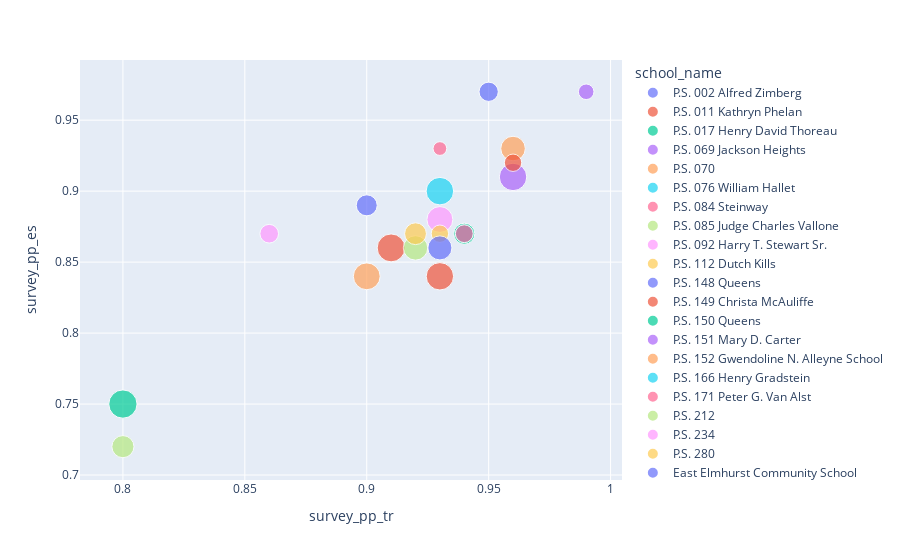

The code cell stored with this chart in its notebook:
### Markdown cell above
Trust (Percent Positive) vs. Effective School Leadership (Percent Positive)

### Code cell
fig = px.scatter(district30elementary, x="survey_pp_tr", y="survey_pp_es", size='enrollment',
             color="school_name", hover_name="school_name")

fig.show()
# fig.update_traces(marker_size=10)

### Figure 1 — Plotly figure (JSON) as saved in the notebook; plotly's stock layout.template omitted (floating-point values rounded to 4 significant figures)
{"data": [{"hovertemplate": "<b>%{hovertext}</b><br><br>school_name=P.S. 002 Alfred Zimberg<br>survey_pp_tr=%{x}<br>survey_pp_es=%{y}<br>enrollment=%{marker.size}<extra></extra>", "hovertext": ["P.S. 002 Alfred Zimberg"], "legendgroup": "P.S. 002 Alfred Zimberg", "marker": {"color": "#636efa", "size": [533], "sizemode": "area", "sizeref": 2.413, "symbol": "circle"}, "mode": "markers", "name": "P.S. 002 Alfred Zimberg", "orientation": "v", "showlegend": true, "type": "scatter", "x": [0.9], "xaxis": "x", "y": [0.89], "yaxis": "y"}, {"hovertemplate": "<b>%{hovertext}</b><br><br>school_name=P.S. 011 Kathryn Phelan<br>survey_pp_tr=%{x}<br>survey_pp_es=%{y}<br>enrollment=%{marker.size}<extra></extra>", "hovertext": ["P.S. 011 Kathryn Phelan"], "legendgroup": "P.S. 011 Kathryn Phelan", "marker": {"color": "#EF553B", "size": [906], "sizemode": "area", "sizeref": 2.413, "symbol": "circle"}, "mode": "markers", "name": "P.S. 011 Kathryn Phelan", "orientation": "v", "showlegend": true, "type": "scatter", "x": [0.93], "xaxis": "x", "y": [0.84], "yaxis": "y"}, {"hovertemplate": "<b>%{hovertext}</b><br><br>school_name=P.S. 017 Henry David Thoreau<br>survey_pp_tr=%{x}<br>survey_pp_es=%{y}<br>enrollment=%{marker.size}<extra></extra>", "hovertext": ["P.S. 017 Henry David Thoreau"], "legendgroup": "P.S. 017 Henry David Thoreau", "marker": {"color": "#00cc96", "size": [537], "sizemode": "area", "sizeref": 2.413, "symbol": "circle"}, "mode": "markers", "name": "P.S. 017 Henry David Thoreau", "orientation": "v", "showlegend": true, "type": "scatter", "x": [0.94], "xaxis": "x", "y": [0.87], "yaxis": "y"}, {"hovertemplate": "<b>%{hovertext}</b><br><br>school_name=P.S. 069 Jackson Heights<br>survey_pp_tr=%{x}<br>survey_pp_es=%{y}<br>enrollment=%{marker.size}<extra></extra>", "hovertext": ["P.S. 069 Jackson Heights"], "legendgroup": "P.S. 069 Jackson Heights", "marker": {"color": "#ab63fa", "size": [909], "sizemode": "area", "sizeref": 2.413, "symbol": "circle"}, "mode": "markers", "name": "P.S. 069 Jackson Heights", "orientation": "v", "showlegend": true, "type": "scatter", "x": [0.96], "xaxis": "x", "y": [0.91], "yaxis": "y"}, {"hovertemplate": "<b>%{hovertext}</b><br><br>school_name=P.S. 070<br>survey_pp_tr=%{x}<br>survey_pp_es=%{y}<br>enrollment=%{marker.size}<extra></extra>", "hovertext": ["P.S. 070"], "legendgroup": "P.S. 070", "marker": {"color": "#FFA15A", "size": [728], "sizemode": "area", "sizeref": 2.413, "symbol": "circle"}, "mode": "markers", "name": "P.S. 070", "orientation": "v", "showlegend": true, "type": "scatter", "x": [0.96], "xaxis": "x", "y": [0.93], "yaxis": "y"}, {"hovertemplate": "<b>%{hovertext}</b><br><br>school_name=P.S. 076 William Hallet<br>survey_pp_tr=%{x}<br>survey_pp_es=%{y}<br>enrollment=%{marker.size}<extra></extra>", "hovertext": ["P.S. 076 William Hallet"], "legendgroup": "P.S. 076 William Hallet", "marker": {"color": "#19d3f3", "size": [385], "sizemode": "area", "sizeref": 2.413, "symbol": "circle"}, "mode": "markers", "name": "P.S. 076 William Hallet", "orientation": "v", "showlegend": true, "type": "scatter", "x": [0.94], "xaxis": "x", "y": [0.87], "yaxis": "y"}, {"hovertemplate": "<b>%{hovertext}</b><br><br>school_name=P.S. 084 Steinway<br>survey_pp_tr=%{x}<br>survey_pp_es=%{y}<br>enrollment=%{marker.size}<extra></extra>", "hovertext": ["P.S. 084 Steinway"], "legendgroup": "P.S. 084 Steinway", "marker": {"color": "#FF6692", "size": [228], "sizemode": "area", "sizeref": 2.413, "symbol": "circle"}, "mode": "markers", "name": "P.S. 084 Steinway", "orientation": "v", "showlegend": true, "type": "scatter", "x": [0.93], "xaxis": "x", "y": [0.93], "yaxis": "y"}, {"hovertemplate": "<b>%{hovertext}</b><br><br>school_name=P.S. 085 Judge Charles Vallone<br>survey_pp_tr=%{x}<br>survey_pp_es=%{y}<br>enrollment=%{marker.size}<extra></extra>", "hovertext": ["P.S. 085 Judge Charles Vallone"], "legendgroup": "P.S. 085 Judge Charles Vallone", "marker": {"color": "#B6E880", "size": [590], "sizemode": "area", "sizeref": 2.413, "symbol": "circle"}, "mode": "markers", "name": "P.S. 085 Judge Charles Vallone", "orientation": "v", "showlegend": true, "type": "scatter", "x": [0.8], "xaxis": "x", "y": [0.72], "yaxis": "y"}, {"hovertemplate": "<b>%{hovertext}</b><br><br>school_name=P.S. 092 Harry T. Stewart Sr.<br>survey_pp_tr=%{x}<br>survey_pp_es=%{y}<br>enrollment=%{marker.size}<extra></extra>", "hovertext": ["P.S. 092 Harry T. Stewart Sr."], "legendgroup": "P.S. 092 Harry T. Stewart Sr.", "marker": {"color": "#FF97FF", "size": [811], "sizemode": "area", "sizeref": 2.413, "symbol": "circle"}, "mode": "markers", "name": "P.S. 092 Harry T. Stewart Sr.", "orientation": "v", "showlegend": true, "type": "scatter", "x": [0.93], "xaxis": "x", "y": [0.88], "yaxis": "y"}, {"hovertemplate": "<b>%{hovertext}</b><br><br>school_name=P.S. 112 Dutch Kills<br>survey_pp_tr=%{x}<br>survey_pp_es=%{y}<br>enrollment=%{marker.size}<extra></extra>", "hovertext": ["P.S. 112 Dutch Kills"], "legendgroup": "P.S. 112 Dutch Kills", "marker": {"color": "#FECB52", "size": [366], "sizemode": "area", "sizeref": 2.413, "symbol": "circle"}, "mode": "markers", "name": "P.S. 112 Dutch Kills", "orientation": "v", "showlegend": true, "type": "scatter", "x": [0.93], "xaxis": "x", "y": [0.87], "yaxis": "y"}, {"hovertemplate": "<b>%{hovertext}</b><br><br>school_name=P.S. 148 Queens<br>survey_pp_tr=%{x}<br>survey_pp_es=%{y}<br>enrollment=%{marker.size}<extra></extra>", "hovertext": ["P.S. 148 Queens"], "legendgroup": "P.S. 148 Queens", "marker": {"color": "#636efa", "size": [700], "sizemode": "area", "sizeref": 2.413, "symbol": "circle"}, "mode": "markers", "name": "P.S. 148 Queens", "orientation": "v", "showlegend": true, "type": "scatter", "x": [0.93], "xaxis": "x", "y": [0.86], "yaxis": "y"}, {"hovertemplate": "<b>%{hovertext}</b><br><br>school_name=P.S. 149 Christa McAuliffe<br>survey_pp_tr=%{x}<br>survey_pp_es=%{y}<br>enrollment=%{marker.size}<extra></extra>", "hovertext": ["P.S. 149 Christa McAuliffe"], "legendgroup": "P.S. 149 Christa McAuliffe", "marker": {"color": "#EF553B", "size": [940], "sizemode": "area", "sizeref": 2.413, "symbol": "circle"}, "mode": "markers", "name": "P.S. 149 Christa McAuliffe", "orientation": "v", "showlegend": true, "type": "scatter", "x": [0.91], "xaxis": "x", "y": [0.86], "yaxis": "y"}, {"hovertemplate": "<b>%{hovertext}</b><br><br>school_name=P.S. 150 Queens<br>survey_pp_tr=%{x}<br>survey_pp_es=%{y}<br>enrollment=%{marker.size}<extra></extra>", "hovertext": ["P.S. 150 Queens"], "legendgroup": "P.S. 150 Queens", "marker": {"color": "#00cc96", "size": [965], "sizemode": "area", "sizeref": 2.413, "symbol": "circle"}, "mode": "markers", "name": "P.S. 150 Queens", "orientation": "v", "showlegend": true, "type": "scatter", "x": [0.8], "xaxis": "x", "y": [0.75], "yaxis": "y"}, {"hovertemplate": "<b>%{hovertext}</b><br><br>school_name=P.S. 151 Mary D. Carter<br>survey_pp_tr=%{x}<br>survey_pp_es=%{y}<br>enrollment=%{marker.size}<extra></extra>", "hovertext": ["P.S. 151 Mary D. Carter"], "legendgroup": "P.S. 151 Mary D. Carter", "marker": {"color": "#ab63fa", "size": [293], "sizemode": "area", "sizeref": 2.413, "symbol": "circle"}, "mode": "markers", "name": "P.S. 151 Mary D. Carter", "orientation": "v", "showlegend": true, "type": "scatter", "x": [0.99], "xaxis": "x", "y": [0.97], "yaxis": "y"}, {"hovertemplate": "<b>%{hovertext}</b><br><br>school_name=P.S. 152 Gwendoline N. Alleyne School<br>survey_pp_tr=%{x}<br>survey_pp_es=%{y}<br>enrollment=%{marker.size}<extra></extra>", "hovertext": ["P.S. 152 Gwendoline N. Alleyne School"], "legendgroup": "P.S. 152 Gwendoline N. Alleyne School", "marker": {"color": "#FFA15A", "size": [869], "sizemode": "area", "sizeref": 2.413, "symbol": "circle"}, "mode": "markers", "name": "P.S. 152 Gwendoline N. Alleyne School", "orientation": "v", "showlegend": true, "type": "scatter", "x": [0.9], "xaxis": "x", "y": [0.84], "yaxis": "y"}, {"hovertemplate": "<b>%{hovertext}</b><br><br>school_name=P.S. 166 Henry Gradstein<br>survey_pp_tr=%{x}<br>survey_pp_es=%{y}<br>enrollment=%{marker.size}<extra></extra>", "hovertext": ["P.S. 166 Henry Gradstein"], "legendgroup": "P.S. 166 Henry Gradstein", "marker": {"color": "#19d3f3", "size": [914], "sizemode": "area", "sizeref": 2.413, "symbol": "circle"}, "mode": "markers", "name": "P.S. 166 Henry Gradstein", "orientation": "v", "showlegend": true, "type": "scatter", "x": [0.93], "xaxis": "x", "y": [0.9], "yaxis": "y"}, {"hovertemplate": "<b>%{hovertext}</b><br><br>school_name=P.S. 171 Peter G. Van Alst<br>survey_pp_tr=%{x}<br>survey_pp_es=%{y}<br>enrollment=%{marker.size}<extra></extra>", "hovertext": ["P.S. 171 Peter G. Van Alst"], "legendgroup": "P.S. 171 Peter G. Van Alst", "marker": {"color": "#FF6692", "size": [382], "sizemode": "area", "sizeref": 2.413, "symbol": "circle"}, "mode": "markers", "name": "P.S. 171 Peter G. Van Alst", "orientation": "v", "showlegend": true, "type": "scatter", "x": [0.94], "xaxis": "x", "y": [0.87], "yaxis": "y"}, {"hovertemplate": "<b>%{hovertext}</b><br><br>school_name=P.S. 212<br>survey_pp_tr=%{x}<br>survey_pp_es=%{y}<br>enrollment=%{marker.size}<extra></extra>", "hovertext": ["P.S. 212"], "legendgroup": "P.S. 212", "marker": {"color": "#B6E880", "size": [721], "sizemode": "area", "sizeref": 2.413, "symbol": "circle"}, "mode": "markers", "name": "P.S. 212", "orientation": "v", "showlegend": true, "type": "scatter", "x": [0.92], "xaxis": "x", "y": [0.86], "yaxis": "y"}, {"hovertemplate": "<b>%{hovertext}</b><br><br>school_name=P.S. 234<br>survey_pp_tr=%{x}<br>survey_pp_es=%{y}<br>enrollment=%{marker.size}<extra></extra>", "hovertext": ["P.S. 234"], "legendgroup": "P.S. 234", "marker": {"color": "#FF97FF", "size": [420], "sizemode": "area", "sizeref": 2.413, "symbol": "circle"}, "mode": "markers", "name": "P.S. 234", "orientation": "v", "showlegend": true, "type": "scatter", "x": [0.86], "xaxis": "x", "y": [0.87], "yaxis": "y"}, {"hovertemplate": "<b>%{hovertext}</b><br><br>school_name=P.S. 280<br>survey_pp_tr=%{x}<br>survey_pp_es=%{y}<br>enrollment=%{marker.size}<extra></extra>", "hovertext": ["P.S. 280"], "legendgroup": "P.S. 280", "marker": {"color": "#FECB52", "size": [575], "sizemode": "area", "sizeref": 2.413, "symbol": "circle"}, "mode": "markers", "name": "P.S. 280", "orientation": "v", "showlegend": true, "type": "scatter", "x": [0.92], "xaxis": "x", "y": [0.87], "yaxis": "y"}, {"hovertemplate": "<b>%{hovertext}</b><br><br>school_name=East Elmhurst Community School<br>survey_pp_tr=%{x}<br>survey_pp_es=%{y}<br>enrollment=%{marker.size}<extra></extra>", "hovertext": ["East Elmhurst Community School"], "legendgroup": "East Elmhurst Community School", "marker": {"color": "#636efa", "size": [448], "sizemode": "area", "sizeref": 2.413, "symbol": "circle"}, "mode": "markers", "name": "East Elmhurst Community School", "orientation": "v", "showlegend": true, "type": "scatter", "x": [0.95], "xaxis": "x", "y": [0.97], "yaxis": "y"}, {"hovertemplate": "<b>%{hovertext}</b><br><br>school_name=The Woodside Community School<br>survey_pp_tr=%{x}<br>survey_pp_es=%{y}<br>enrollment=%{marker.size}<extra></extra>", "hovertext": ["The Woodside Community School"], "legendgroup": "The Woodside Community School", "marker": {"color": "#EF553B", "size": [366], "sizemode": "area", "sizeref": 2.413, "symbol": "circle"}, "mode": "markers", "name": "The Woodside Community School", "orientation": "v", "showlegend": true, "type": "scatter", "x": [0.96], "xaxis": "x", "y": [0.92], "yaxis": "y"}], "layout": {"legend": {"itemsizing": "constant", "title": {"text": "school_name"}, "tracegroupgap": 0}, "margin": {"t": 60}, "xaxis": {"anchor": "y", "domain": [0, 1], "title": {"text": "survey_pp_tr"}}, "yaxis": {"anchor": "x", "domain": [0, 1], "title": {"text": "survey_pp_es"}}}}
